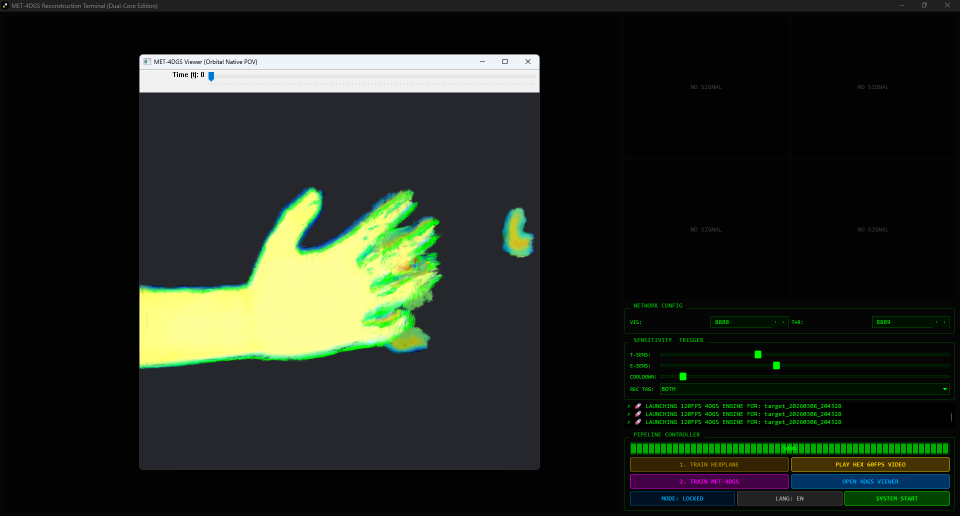
#> input picture images/2026.3.21.png, 1919 x 1031 px, found by its file name (shown at 1/2 size); its folder holds only this picture in this run
$ python bridge_4dgs.py --target ../../images/2026.3.21.png
#> lines starting #> are read from the running program, lines starting #| are printed output that depends on the picture; after the words box and inside, x2 and y2 are one past the last pixel; in counts of white or black regions, pixels touching at a corner belong together; pictures that were not available may be replaced by others from this repository, and a replacement may not be noted
import os
import sys
import subprocess
import argparse
import json
import glob
import shutil
import cv2
import numpy as np

GS_PYTHON = r"D:\Anaconda3\envs\met_4dgs\python.exe"
GS_CODE_DIR = r"D:\CPP\4DGaussians"
CUDA_BIN_PATH = r"D:\NVIDIA\V12.6\bin"


def build_trimodal_fused_data(target_dir):
#> called with target_dir = 'images/2026.3.21.png'
    img_dest_dir = os.path.join(target_dir, "images")
    if os.path.exists(img_dest_dir): shutil.rmtree(img_dest_dir)
    os.makedirs(img_dest_dir, exist_ok=True)

    img_src = os.path.join(target_dir, "visual")
    files = sorted(glob.glob(os.path.join(img_src, "*.png")))
    frames = []
    angles = [("c", 0.0, 0.0, 0, 0), ("l", -0.05, 0.0, -4, 0), ("r", 0.05, 0.0, 4, 0), ("u", 0.0, 0.05, 0, -4),
              ("d", 0.0, -0.05, 0, 4)]

    print(f"🧠 [纯净显式编码] 启动安全区过滤，彻底消灭蓝底与噪点...")
    for idx, fpath in enumerate(files):
        fname = os.path.basename(fpath)
        img_t = cv2.imread(os.path.join(target_dir, "thermal", fname))
#> img_t is the input picture: shape (1031, 1919, 3); mean B, G, R 30.3, 38.7, 33.4
        img_e = cv2.imread(os.path.join(target_dir, "event_hq", fname), 0)
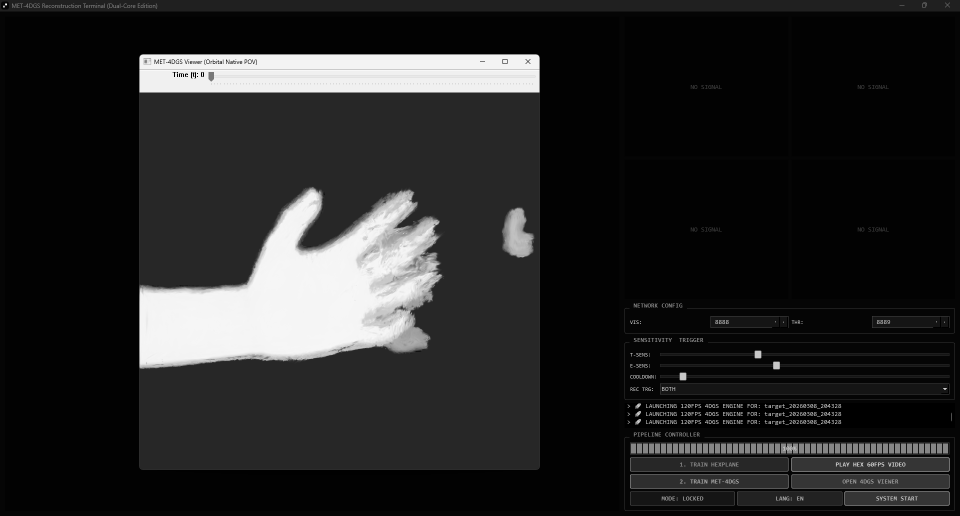
#> img_e: shape (1031, 1919) (shown at 1/2 size); min 0, max 255, mean 37.5

        # 🟢 1. 提取最纯净的 Thermal 主体（绝不包含蓝色冷底）
        r_ch, b_ch = img_t[:, :, 2].astype(np.int16), img_t[:, :, 0].astype(np.int16)
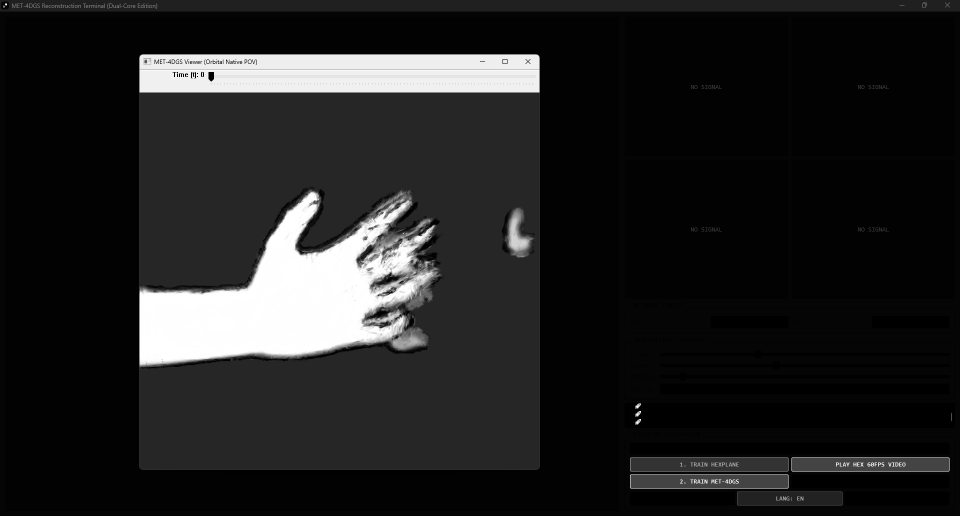
#> r_ch: shape (1031, 1919) int16 (shown at 1/2 size); min 0, max 255, mean 33.4
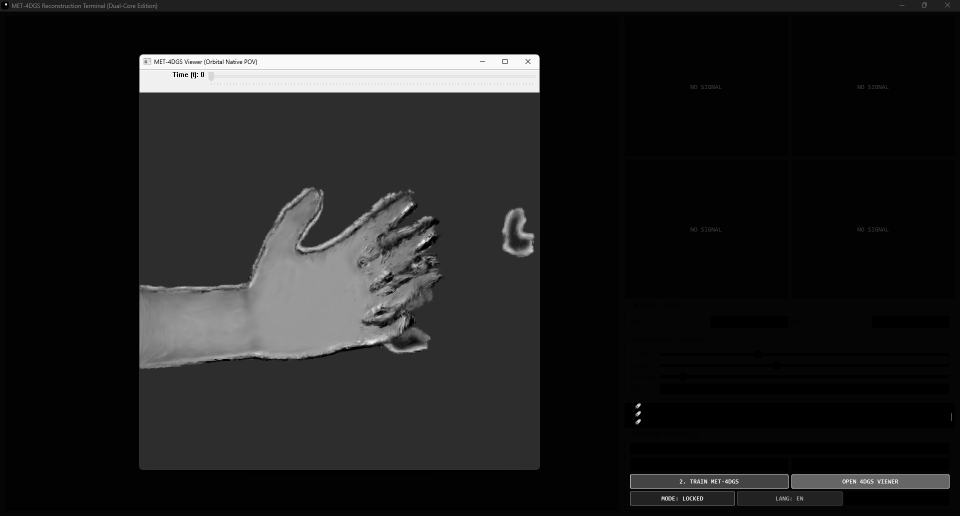
#> b_ch: shape (1031, 1919) int16 (shown at 1/2 size); min 0, max 255, mean 30.3
        hot_mask = ((r_ch - b_ch > 20) & (r_ch > 100)).astype(np.uint8)
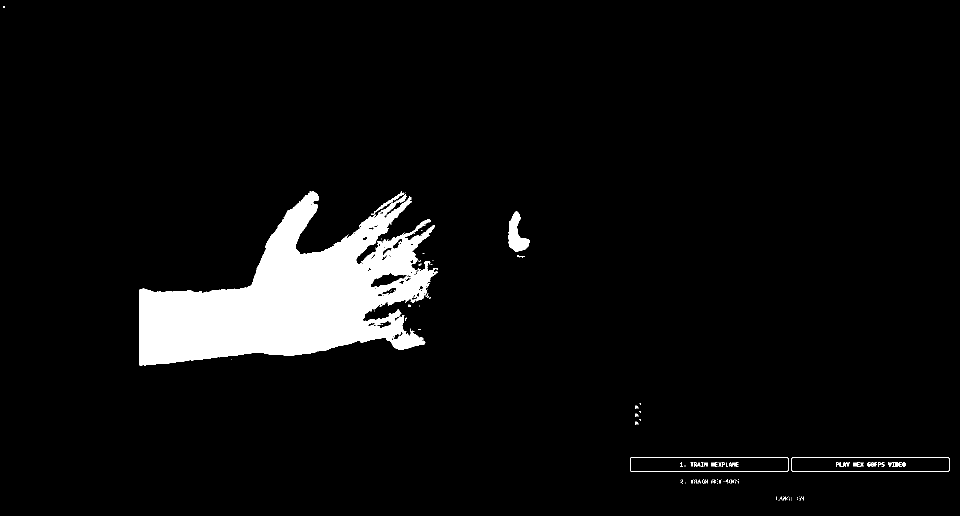
#> hot_mask: shape (1031, 1919) (shown at 1/2 size); values 0 (black) and 1 (white), 5.5% white; 128 white regions (93 under 20 px)

        cnts_t, _ = cv2.findContours(hot_mask, cv2.RETR_EXTERNAL, cv2.CHAIN_APPROX_SIMPLE)
#> cnts_t = 96 contours, 92 with area under 20; largest, box (x1, y1, x2, y2) and area: (279, 382, 876, 731) 104978, (1260, 915, 1577, 943) 8530, (1583, 915, 1899, 943) 8503, (1016, 423, 1060, 503) 1710
        clean_hot_mask = np.zeros_like(hot_mask)
        if cnts_t:
            c_max_t = max(cnts_t, key=cv2.contourArea)
#> c_max_t = contour of 1720 points, box (x1, y1, x2, y2) (279, 382, 876, 731), area 104978
            cv2.drawContours(clean_hot_mask, [c_max_t], -1, 1, -1)
#> clean_hot_mask: shape (1031, 1919); values 0 (black) and 1 (white), 5.4% white; 1 white region, box (x1, y1, x2, y2) and area: (279, 382, 876, 731) 106576

        # 🟢 2. 划定绝对安全区：严防死守，只允许在发热体周围 25 像素内存活 Event！
        safe_roi = cv2.dilate(clean_hot_mask, np.ones((25, 25), np.uint8), iterations=1)
#> safe_roi: shape (1031, 1919); values 0 (black) and 1 (white), 7.3% white; 1 white region, box (x1, y1, x2, y2) and area: (267, 370, 888, 743) 144139

        # 🟢 3. 提取并清洗 Event 边界（彻底切断右侧悬浮噪点的桥梁）
        _, e_mask = cv2.threshold(img_e, 30, 1, cv2.THRESH_BINARY)
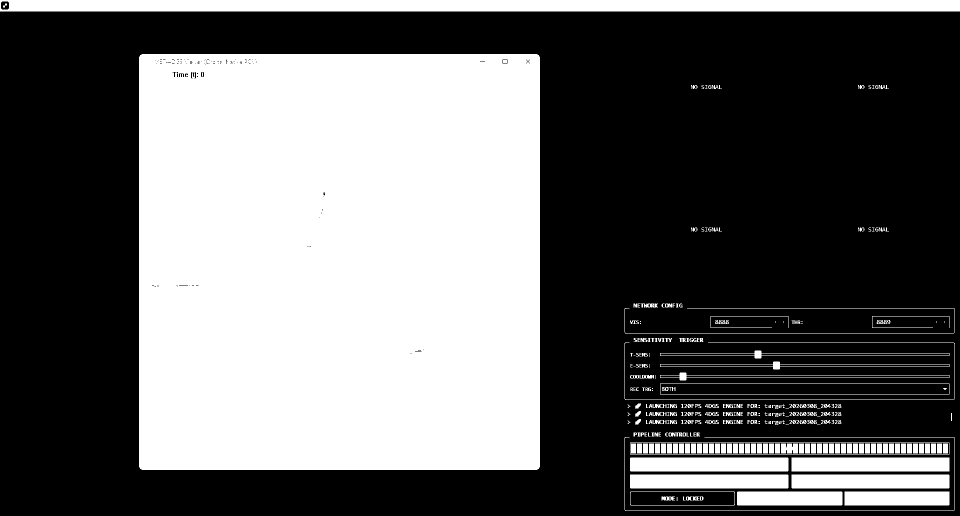
#> e_mask: shape (1031, 1919) (shown at 1/2 size); values 0 (black) and 1 (white), 39.9% white; 302 white regions (69 under 20 px), largest, box (x1, y1, x2, y2) and area: (278, 108, 1080, 940) 666618, (0, 0, 1919, 23) 43893, (1260, 949, 1577, 977) 8873
        clean_e_mask = cv2.bitwise_and(e_mask, safe_roi)
#> clean_e_mask: shape (1031, 1919); values 0 (black) and 1 (white), 7.2% white; 1 white region, box (x1, y1, x2, y2) and area: (278, 370, 888, 743) 142095

        # 🟢 4. 显式物理颜色编码 (拒绝蓝底泄漏)
        color_coding_canvas = np.zeros_like(img_t)

        # 内部：只拷贝真正的发热区域颜色（完美避开蓝色背景）
        clean_hot_mask_3c = np.dstack([clean_hot_mask] * 3)
        color_coding_canvas = np.where(clean_hot_mask_3c == 1, img_t, color_coding_canvas)

        # 边缘：将干净的事件信号涂成纯白
        color_coding_canvas[clean_e_mask == 1] = [255, 255, 255]
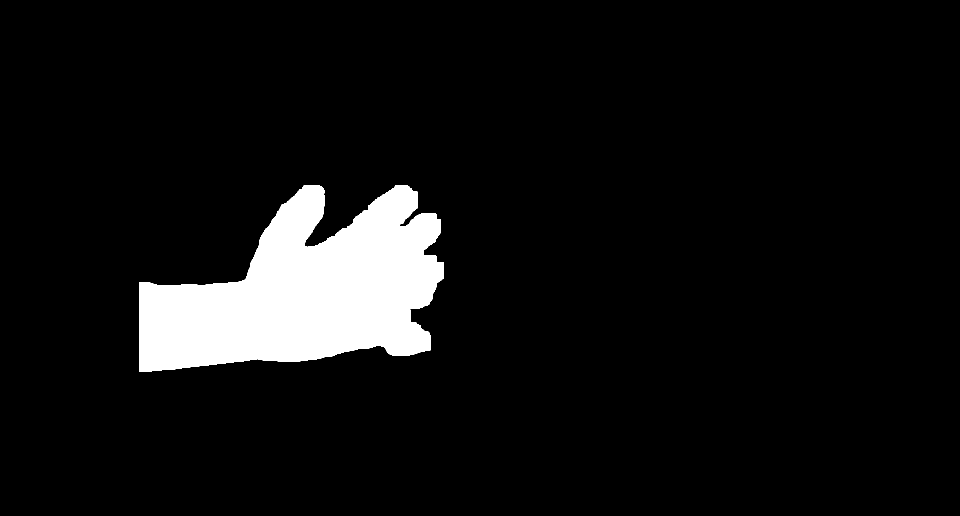
#> color_coding_canvas: shape (1031, 1919, 3) (shown at 1/2 size); 7.2% white; 1 white region, box (x1, y1, x2, y2) and area: (278, 370, 888, 743) 142095

        # 🟢 5. 生成抗锯齿融合掩码
        e_dilated = cv2.dilate(clean_e_mask, np.ones((5, 5), np.uint8), iterations=1)
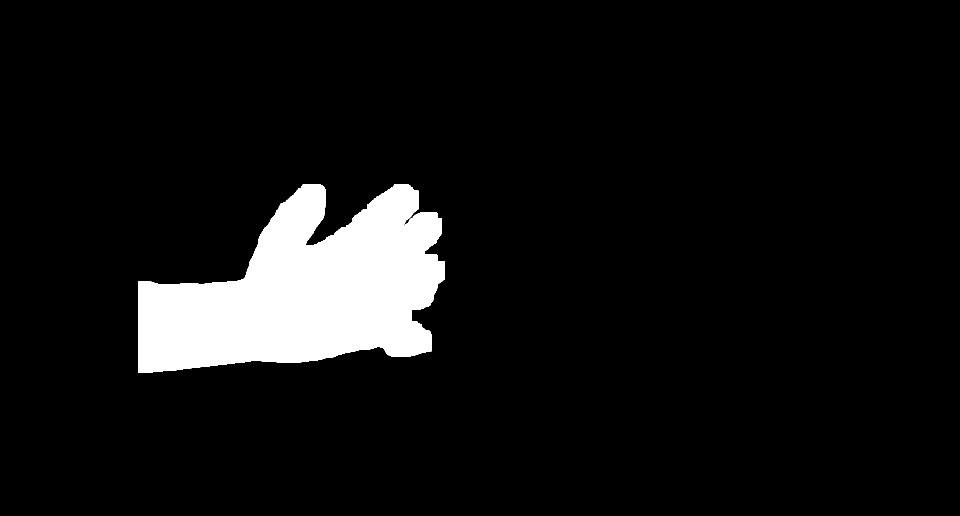
#> e_dilated: shape (1031, 1919) (shown at 1/2 size); values 0 (black) and 1 (white), 7.5% white; 1 white region, box (x1, y1, x2, y2) and area: (276, 368, 890, 745) 147467
        fused_geometry = cv2.bitwise_or(clean_hot_mask, e_dilated)

        # 此时只需极小内核平滑即可，不会再有误连！
        align_kernel = cv2.getStructuringElement(cv2.MORPH_ELLIPSE, (5, 5))
        fused_geometry = cv2.morphologyEx(fused_geometry, cv2.MORPH_CLOSE, align_kernel)
#> fused_geometry: shape (1031, 1919); values 0 (black) and 1 (white), 7.5% white; 1 white region, box (x1, y1, x2, y2) and area: (276, 368, 890, 745) 147594

        final_gaussian_mask = cv2.GaussianBlur(fused_geometry.astype(np.float32), (3, 3), 0)
        final_gaussian_mask_3c = np.dstack([final_gaussian_mask] * 3)

        # 得到绝对干净、边缘白、内部热成像且底噪为纯黑的训练图
        final_img = (color_coding_canvas.astype(np.float32) * final_gaussian_mask_3c).astype(np.uint8)

        for suffix, tx, ty, du, dv in angles:
            M = np.float32([[1, 0, du], [0, 1, dv]])
            warped = cv2.warpAffine(final_img, M, (200, 200), borderValue=(0, 0, 0))
            out_name = f"f_{idx:03d}_{suffix}.png"
            cv2.imwrite(os.path.join(img_dest_dir, out_name), warped)

            c2w = [[1.0, 0.0, 0.0, tx], [0.0, 1.0, 0.0, ty], [0.0, 0.0, 1.0, 1.8], [0.0, 0.0, 0.0, 1.0]]
            frames.append({"file_path": f"./images/{out_name.split('.')[0]}", "time": float(idx) / len(files),
                           "transform_matrix": c2w})
#> after the loop, frames = 5 items

    meta = {"camera_angle_x": 0.78, "fl_x": 242.0, "fl_y": 242.0, "w": 200, "h": 200, "frames": frames}
    for s in ["train", "test", "val"]:
        with open(os.path.join(target_dir, f"transforms_{s}.json"), 'w') as f:
            json.dump(meta, f, indent=4)
    return True


def run_met_4dgs(target_dir):
    target_dir = os.path.abspath(target_dir)
    if not build_trimodal_fused_data(target_dir): return

    model_out_dir = os.path.join(target_dir, "FINAL_CLEAN_MODEL")
    if os.path.exists(model_out_dir): shutil.rmtree(model_out_dir)

    bad_ply = os.path.join(target_dir, "init_MET_4DGS.ply")
    if os.path.exists(bad_ply):
        os.remove(bad_ply)
        print("🗑️ 已清理有毒先验点云，恢复原生生长引擎！")

    env = os.environ.copy()
    if os.path.exists(CUDA_BIN_PATH):
        env["PATH"] = CUDA_BIN_PATH + os.pathsep + env.get("PATH", "")

    cmd = [
        GS_PYTHON, "-u", "train.py",
        "-s", target_dir,
        "-m", model_out_dir,
        "--iterations", "15000",
        "--sh_degree", "0",
        "-r", "1"
    ]

#> (the run stopped early here; a loop or call above may not have finished)
